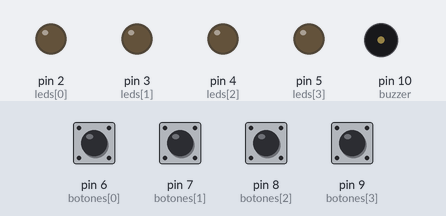
The sketch below on a simulated Arduino Nano, built with avr-gcc and run on an emulated ATmega328P. Shown: output pins drawn as LEDs (lit = HIGH), buzzer (waves = sounding). Dashed ring = blinking. Inputs (shaded band) come from the test bench; at power-on: pin 6 (botones[0]), pin 7 (botones[1]), pin 8 (botones[2]), pin 9 (botones[3]) HIGH. Random numbers use the default seed unless the sketch sets one.

Above: at 1.7 s.
1.8 s: pin 6 (botones[0]) pulled LOW for 0.15 s
At 4.3 s:
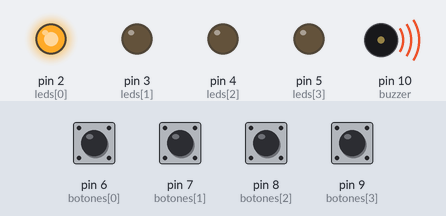
4.9 s: pin 7 (botones[1]) pulled LOW for 1 s
At 6.35 s:
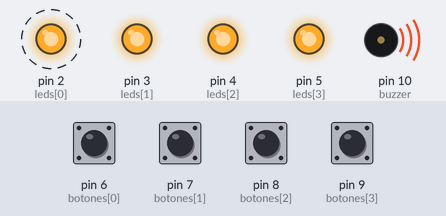
10.9 s: pin 8 (botones[2]) pulled LOW for 1 s
At 14.3 s:
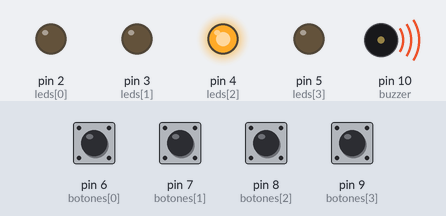
14.9 s: pin 6 (botones[0]) pulled LOW for 1 s
At 16.35 s:
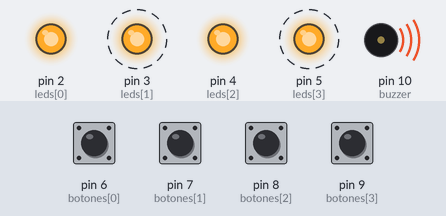
Timing chart, 0 to 21.5 s (numbered marks = the images above; inputs shaded):
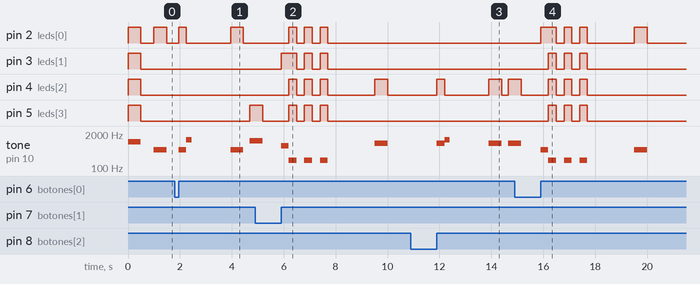

Measured:
- after the input at 1.8 s, pin 2 (leds[0]): LOW → HIGH after 0.15 s, → LOW 0.30 s later, → HIGH 1.7 s later, → LOW 0.50 s later; pin 5 (leds[3]): LOW → HIGH after 2.9 s; tone on pin 10 (buzzer): plays 500 Hz for 0.30 s, 1200 Hz for 0.20 s, 500 Hz for 0.50 s, 1100 Hz for 0.20 s, starting after 0.15 s
- after the input at 4.9 s, pin 2 (leds[0]): alternates HIGH for 0.30 s and LOW for 0.30 s, 6 changes in all, then stays LOW, starting after 1.3 s; pin 3 (leds[1]): LOW → HIGH after 1.0 s, then repeats every 0.60 s: LOW 0.30 s, HIGH 0.30 s, until it stays LOW from 7.7 s
- after the input at 10.9 s, pin 4 (leds[2]): goes HIGH 0.30 s, LOW 1.7 s, HIGH 0.50 s, LOW 0.25 s, then HIGH, starting after 1.0 s; tone on pin 10 (buzzer): plays 900 Hz for 0.30 s, 1200 Hz for 0.20 s, 900 Hz for 0.50 s, 900 Hz for 0.25 s, starting after 1.0 s
- after the input at 14.9 s, pin 2 (leds[0]): LOW → HIGH after 1.0 s, → LOW 0.60 s later, → HIGH 0.30 s later, → LOW 0.30 s later, … (8 changes in this stretch); pin 3 (leds[1]), pin 5 (leds[3]): alternates HIGH for 0.30 s and LOW for 0.30 s, 6 changes in all, then stays LOW, starting after 1.3 s

The sketch:

SimonSaysGame.ino
```cpp
// =========================
// SIMON DICE - Arduino Nano
// =========================

const int leds[] = {2, 3, 4, 5};
const int botones[] = {6, 7, 8, 9};

const int buzzer = 10;

int secuencia[100];
int nivel = 0;

void setup() {

  // LEDs
  for (int i = 0; i < 4; i++) {
    pinMode(leds[i], OUTPUT);
  }

  // Botones
  for (int i = 0; i < 4; i++) {
    pinMode(botones[i], INPUT_PULLUP);
  }

  pinMode(buzzer, OUTPUT);

  randomSeed(analogRead(A0));

  inicioJuego();
}

void loop() {

  generarPaso();
  mostrarSecuencia();

  if (!leerJugador()) {
    perder();
  } else {
    ganarNivel();
  }

  delay(1000);
}

// =========================

void inicioJuego() {

  for (int i = 0; i < 4; i++) {
    digitalWrite(leds[i], HIGH);
  }

  tone(buzzer, 1000);
  delay(500);

  noTone(buzzer);

  for (int i = 0; i < 4; i++) {
    digitalWrite(leds[i], LOW);
  }
}

// =========================

void generarPaso() {

  secuencia[nivel] = random(0, 4);
  nivel++;
}

// =========================

void mostrarSecuencia() {

  delay(500);

  for (int i = 0; i < nivel; i++) {

    int ledActual = secuencia[i];

    digitalWrite(leds[ledActual], HIGH);

    tone(buzzer, 500 + ledActual * 200);

    delay(500);

    digitalWrite(leds[ledActual], LOW);

    noTone(buzzer);

    delay(250);
  }
}

// =========================

bool leerJugador() {

  for (int i = 0; i < nivel; i++) {

    int boton = esperarBoton();

    // Mostrar botón presionado
    digitalWrite(leds[boton], HIGH);

    tone(buzzer, 500 + boton * 200);

    delay(300);

    digitalWrite(leds[boton], LOW);

    noTone(buzzer);

    // Verificar
    if (boton != secuencia[i]) {
      return false;
    }
  }

  return true;
}

// =========================

int esperarBoton() {

  while (true) {

    for (int i = 0; i < 4; i++) {

      if (digitalRead(botones[i]) == LOW) {

        delay(50);

        while (digitalRead(botones[i]) == LOW);

        return i;
      }
    }
  }
}

// =========================

void perder() {

  for (int i = 0; i < 3; i++) {

    for (int j = 0; j < 4; j++) {
      digitalWrite(leds[j], HIGH);
    }

    tone(buzzer, 200);

    delay(300);

    for (int j = 0; j < 4; j++) {
      digitalWrite(leds[j], LOW);
    }

    noTone(buzzer);

    delay(300);
  }

  nivel = 0;
}

// =========================

void ganarNivel() {

  tone(buzzer, 1200);

  delay(200);

  noTone(buzzer);
}
```
